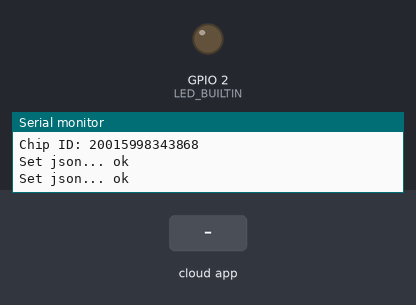
A program run on a simulated ESP32. On the bench: output pins drawn as LEDs (lit = HIGH), the last lines printed to the serial monitor. Inputs (shaded band) come from the test bench. WiFi joins after 1.5 s; servers stay silent unless stated.

Above: at 3.0 s.
3.1 s: the phone or cloud app sets ledPin2 to 1
At 4.3 s:
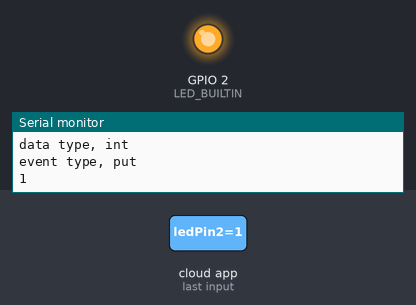
4.6 s: the phone or cloud app sets ledPin2 to 0
At 5.6 s:
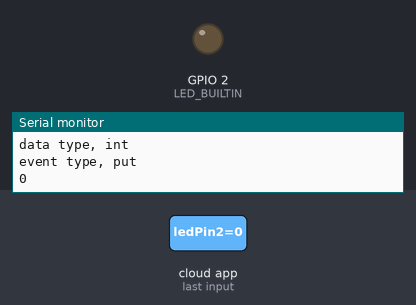
Timing chart, 0 to 7.6 s (numbered marks = the images above; inputs shaded):
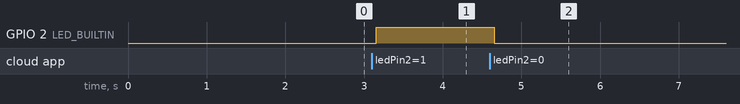

The program:

main.cpp
```cpp
#include <Arduino.h>
#include <WiFi.h>
#include <FirebaseESP32.h>

#include <addons/TokenHelper.h>
#include <addons/RTDBHelper.h>

#define WIFI_SSID "VIVOFIBRA-9501"
#define WIFI_PASSWORD "rgw7ucm3GT"
#define API_KEY "AIzaSyBM9aYbeDMxQ6M0F1ZPfbF4sELpEshUb14"//"AIzaSyDMipFQn8eW6vfLVoQ-rWxYuF_cRyXEVoc"
#define USER_EMAIL "agigor@outlook.com"
#define USER_PASSWORD "1207rogi"
#define DATABASE_URL "https://esp32-c39f4-default-rtdb.firebaseio.com/"//"https://teste-b1ceb-default-rtdb.firebaseio.com/"


// Define Firebase Data object
FirebaseData stream;
FirebaseData fbdo;
FirebaseAuth auth;
FirebaseConfig config;

unsigned long sendDataPrevMillis = 0;

int count = 0;

String chip_id = "CHIP_ID_";

void streamCallback(StreamData data)
{
  Serial.printf("sream path, %s\nevent path, %s\ndata type, %s\nevent type, %s\n\n",
                data.streamPath().c_str(),
                data.dataPath().c_str(),
                data.dataType().c_str(),
                data.eventType().c_str());
  printResult(data); // see addons/RTDBHelper.h
  Serial.println();

  // This is the size of stream payload received (current and max value)
  // Max payload size is the payload size under the stream path since the stream connected
  // and read once and will not update until stream reconnection takes place.
  // This max value will be zero as no payload received in case of ESP8266 which
  // BearSSL reserved Rx buffer size is less than the actual stream payload.
  //Serial.printf("Received stream payload size: %d (Max. %d)\n\n", data.payloadLength(), data.maxPayloadLength());

  String payload="";
  payload = data.stringData().c_str();
  Serial.println(payload);

  if(payload == "{\"ledPin2\":true}"){
    digitalWrite(LED_BUILTIN, HIGH);
  }
  if(payload == "{\"ledPin2\":false}"){
    digitalWrite(LED_BUILTIN, LOW);
  }

  if(data.dataPath() == "/ledPin2"){
    if(data.boolData() or data.intData()){
      digitalWrite(LED_BUILTIN, HIGH);
    }else{
      digitalWrite(LED_BUILTIN, LOW);
    }
  }


}

void streamTimeoutCallback(bool timeout)
{
  if (timeout)
    Serial.println("stream timed out, resuming...\n");

  if (!stream.httpConnected())
    Serial.printf("error code: %d, reason: %s\n\n", stream.httpCode(), stream.errorReason().c_str());
}

void setup()
{
  Serial.begin(115200);
  pinMode(LED_BUILTIN, OUTPUT);
  WiFi.begin(WIFI_SSID, WIFI_PASSWORD);
  Serial.print("Connecting to Wi-Fi");
  while (WiFi.status() != WL_CONNECTED)
  {
    Serial.print(".");
    delay(300);
  }
  Serial.println();
  Serial.print("Connected with IP: ");
  Serial.println(WiFi.localIP());
  Serial.println();

  Serial.printf("Firebase Client v%s\n\n", FIREBASE_CLIENT_VERSION);

  /* Assign the api key (required) */
  config.api_key = API_KEY;

  /* Assign the user sign in credentials */
  auth.user.email = USER_EMAIL;
  auth.user.password = USER_PASSWORD;

  /* Assign the RTDB URL (required) */
  config.database_url = DATABASE_URL;

  /* Assign the callback function for the long running token generation task */
  config.token_status_callback = tokenStatusCallback; // see addons/TokenHelper.h

  // Comment or pass false value when WiFi reconnection will control by your code or third party library e.g. WiFiManager
  Firebase.reconnectNetwork(true);

  // Since v4.4.x, BearSSL engine was used, the SSL buffer need to be set.
  // Large data transmission may require larger RX buffer, otherwise connection issue or data read time out can be occurred.
  fbdo.setBSSLBufferSize(2048 /* Rx buffer size in bytes from 512 - 16384 */, 1024 /* Tx buffer size in bytes from 512 - 16384 */);
  stream.setBSSLBufferSize(2048 /* Rx buffer size in bytes from 512 - 16384 */, 1024 /* Tx buffer size in bytes from 512 - 16384 */);

  // Or use legacy authenticate method
  // config.database_url = DATABASE_URL;
  // config.signer.tokens.legacy_token = "<database secret>";

  // To connect without auth in Test Mode, see Authentications/TestMode/TestMode.ino

  Firebase.begin(&config, &auth);

  // You can use TCP KeepAlive For more reliable stream operation and tracking the server connection status, please read this for detail.
  // https://github.com/mobizt/Firebase-ESP32#enable-tcp-keepalive-for-reliable-http-streaming
  stream.keepAlive(5, 5, 1);

  if (!Firebase.beginStream(stream, "/test/stream/data"))
    Serial.printf("sream begin error, %s\n\n", stream.errorReason().c_str());

  Firebase.setStreamCallback(stream, streamCallback, streamTimeoutCallback);

  /** Timeout options, below is default config.

  //Network reconnect timeout (interval) in ms (10 sec - 5 min) when network or WiFi disconnected.
  config.timeout.networkReconnect = 10 * 1000;

  //Socket begin connection timeout (ESP32) or data transfer timeout (ESP8266) in ms (1 sec - 1 min).
  config.timeout.socketConnection = 30 * 1000;

  //ESP32 SSL handshake in ms (1 sec - 2 min). This option doesn't allow in ESP8266 core library.
  config.timeout.sslHandshake = 2 * 60 * 1000;

  //Server response read timeout in ms (1 sec - 1 min).
  config.timeout.serverResponse = 10 * 1000;

  //RTDB Stream keep-alive timeout in ms (20 sec - 2 min) when no server's keep-alive event data received.
  config.timeout.rtdbKeepAlive = 45 * 1000;

  //RTDB Stream reconnect timeout (interval) in ms (1 sec - 1 min) when RTDB Stream closed and want to resume.
  config.timeout.rtdbStreamReconnect = 1 * 1000;

  //RTDB Stream error notification timeout (interval) in ms (3 sec - 30 sec). It determines how often the readStream
  //will return false (error) when it called repeatedly in loop.
  config.timeout.rtdbStreamError = 3 * 1000;

  */


	Serial.printf("ESP32 Chip model = %s Rev %d\n", ESP.getChipModel(), ESP.getChipRevision());
	Serial.printf("This chip has %d cores\n", ESP.getChipCores());
  Serial.print("Chip ID: "); Serial.println(ESP.getEfuseMac());

  chip_id += ESP.getEfuseMac();

  String path_chip_id = "/ESP32/";
  path_chip_id += chip_id;

  FirebaseJson json_id;
  json_id.add("chip_id", ESP.getEfuseMac());
  json_id.add("chip_model", ESP.getChipModel());
  json_id.add("chip_rev", ESP.getChipRevision());
  json_id.add("chip_cores", ESP.getChipCores());

  Serial.printf("Set json... %s\n\n", Firebase.setJSON(fbdo, path_chip_id , json_id) ? "ok" : fbdo.errorReason().c_str());

}

void loop()
{

  // Firebase.ready() should be called repeatedly to handle authentication tasks.

  if (Firebase.ready() && (millis() - sendDataPrevMillis > 15000 || sendDataPrevMillis == 0))
  {
    sendDataPrevMillis = millis();
    count++;
    FirebaseJson json;
    json.add("data", "hello");
    json.add("num", count);
    Serial.printf("Set json... %s\n\n", Firebase.setJSON(fbdo, "/test/stream/data/json", json) ? "ok" : fbdo.errorReason().c_str());
  }

  // After calling stream.keepAlive, now we can track the server connecting status
  if (!stream.httpConnected())
  {
    // Server was disconnected!
  }
}

// To pause stream
// stream.pauseFirebase(true);
// stream.clear(); // close session and release memory

// To resume stream with callback
// stream.pauseFirebase(false);
// Firebase.setStreamCallback(stream, streamCallback, streamTimeoutCallback);
```

Measured:
- after the input at 3.1 s, GPIO 2 (LED_BUILTIN): LOW → HIGH after 0.06 s
- after the input at 4.6 s, GPIO 2 (LED_BUILTIN): HIGH → LOW after 0.06 s
